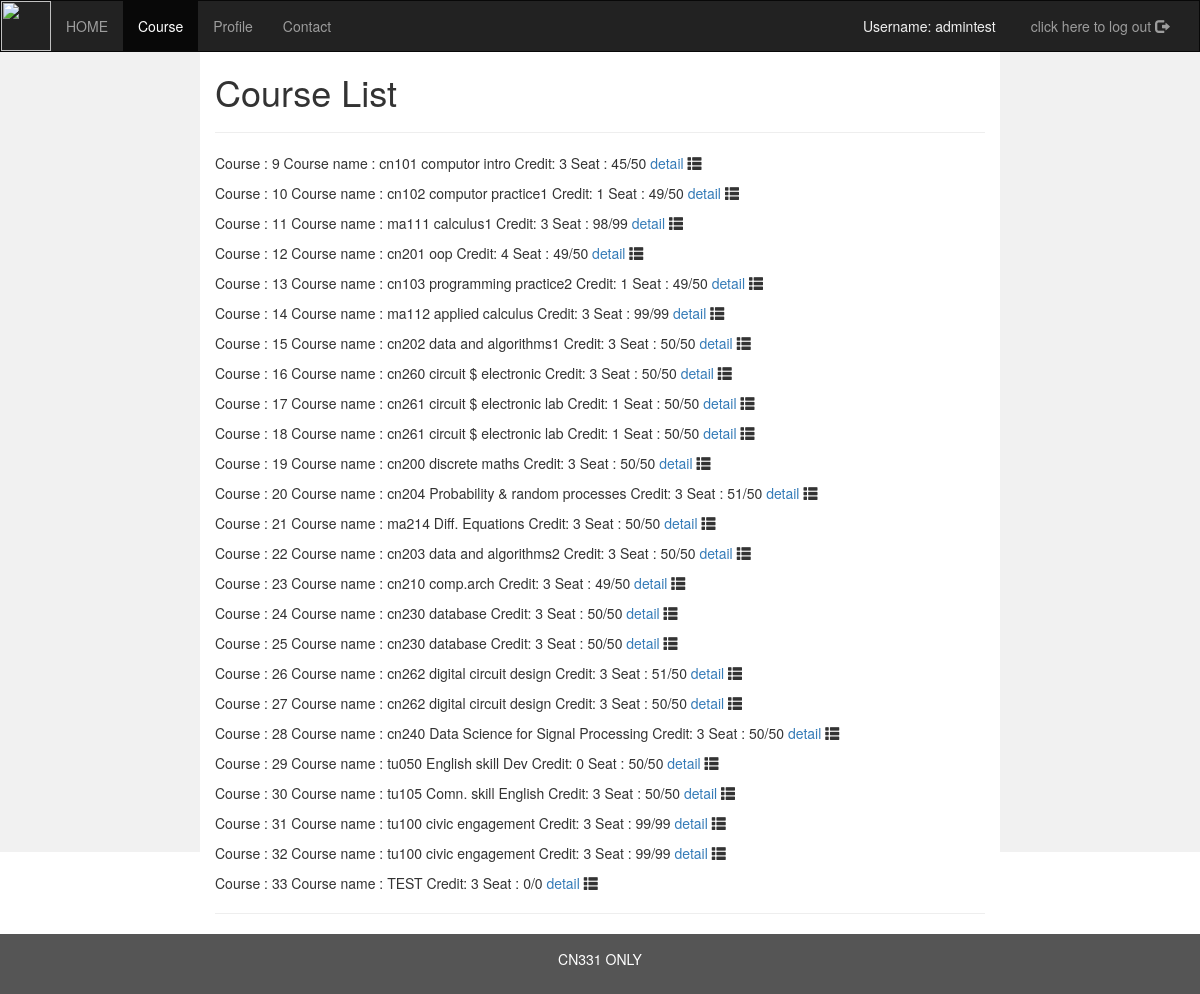
/reg/ (signed in), run on the app's committed database.
### reg/models.py (models this page shows, shortened)
class Course(models.Model):
    course_id = models.IntegerField(null=True)
    course_name = models.CharField(max_length=64)
    seat = models.IntegerField(null=True)
    maxSeat = models.IntegerField(null=True)
    credit = models.IntegerField(null=True)

### reg/views.py (the view)
# urls.py: path("", views.index, name="index"),
def index(request):
    if not request.user.is_authenticated:
        return HttpResponseRedirect(reverse("users:login"))
    else:
        return render(request, "reg/index.html", {
            "reg": Course.objects.all()
        })

### reg/templates/reg/index.html (shortened to what this page needs)
<!DOCTYPE html>
<html lang="en">
<head>
    <link rel="stylesheet" href="https://maxcdn.bootstrapcdn.com/bootstrap/3.4.1/css/bootstrap.min.css">
</head>
<body>
    <nav class="navbar navbar-inverse">
        <div class="container-fluid">
            <div class="navbar-header">
                <a class="navbar-brand">
                    <img classs="img-responsive" width="50px" height="" src="/static/assets/admin/img/scf.png">
                </a>
            </div>
            <div class="collapse navbar-collapse" id="myNavbar">
                <ul class="nav navbar-nav">
                    <li><a href=" {% url 'first:index' %}">HOME</a></li>
                    <li class="active"><a href="{% url 'reg:index' %}">Course</a></li>
                    <li><a href="{% url 'users:index' %}">Profile</a></li>
                    <li><a href="{% url 'first:contact' %}">Contact</a></li>
                </ul>
                <ul class="nav navbar-nav navbar-right">
                    {%if request.user.is_authenticated %}
                    <li style="color: #f1f1f1; float:left!important;margin-right:20px;margin-top: 15px ;">
                        Username:
                        {{request.user}}
                    </li>
                    <li>
                        <a href="{% url 'users:logout'%}">click here to log out
                            <span class="glyphicon glyphicon-log-out"></span></a>
                    </li>
                    {%endif%}
                </ul>
            </div>
        </div>
    </nav>
    <div class="container-fluid text-center">
        <div class="row content">
            <div class="col-sm-2 sidenav" style=" height: 100vh ;">
            </div>
            <div class="col-sm-8 text-left">
                <h1>Course List</h1>
                <hr>
                {% for i in reg %}
                <p>
                    Course : {{i.id}}
                    Course name : {{i.course_name}}
                    Credit: {{i.credit}}
                    Seat : {{i.seat}}/{{i.maxSeat}}
                    <a href="#">detail</a> <span class="glyphicon glyphicon-th-list"></span>
                </p>
                {% endfor %}
                <hr>
            </div>
            <div class="col-sm-2 sidenav" style="height: 100vh !important;">
            </div>
        </div>
    </div>
    <footer class=" container-fluid text-center">
        <p>CN331 ONLY </p>
    </footer>
</body>
</html>

### reg/templates/reg/index.html (style rules this page uses)
.navbar { margin-bottom: 0; border-radius: 0; }
.row.content { height: 450px }
.sidenav { padding-top: 20px; background-color: #f1f1f1; height: 100%; }
footer { background-color: #555; color: white; padding: 15px; }
.navbar-brand img { height: 100%; margin-right: 0px; }
.navbar-inverse .navbar-brand { display: flex; align-items: center; padding: 0px; }

### data on the page
Course: id "9", course_name "cn101 computor intro", credit "3", seat "45", maxSeat "50"
Course: id "10", course_name "cn102 computor practice1", credit "1", seat "49", maxSeat "50"
Course: id "11", course_name "ma111 calculus1", credit "3", seat "98", maxSeat "99"
Course: id "12", course_name "cn201 oop", credit "4", seat "49", maxSeat "50"
Course: id "13", course_name "cn103 programming practice2", credit "1", seat "49", maxSeat "50"
Course: id "14", course_name "ma112 applied calculus", credit "3", seat "99", maxSeat "99"
Course: id "15", course_name "cn202 data and algorithms1", credit "3", seat "50", maxSeat "50"
Course: id "16", course_name "cn260 circuit $ electronic", credit "3", seat "50", maxSeat "50"
Course: id "17", course_name "cn261 circuit $ electronic lab", credit "1", seat "50", maxSeat "50"
Course: id "18", course_name "cn261 circuit $ electronic lab", credit "1", seat "50", maxSeat "50"
Course: id "19", course_name "cn200 discrete maths", credit "3", seat "50", maxSeat "50"
Course: id "20", course_name "cn204 Probability & random processes", credit "3", seat "51", maxSeat "50"
Course: id "21", course_name "ma214 Diff. Equations", credit "3", seat "50", maxSeat "50"
Course: id "22", course_name "cn203 data and algorithms2", credit "3", seat "50", maxSeat "50"
Course: id "23", course_name "cn210 comp.arch", credit "3", seat "49", maxSeat "50"
Course: id "24", course_name "cn230 database", credit "3", seat "50", maxSeat "50"
Course: id "25", course_name "cn230 database", credit "3", seat "50", maxSeat "50"
Course: id "26", course_name "cn262 digital circuit design", credit "3", seat "51", maxSeat "50"
Course: id "27", course_name "cn262 digital circuit design", credit "3", seat "50", maxSeat "50"
Course: id "28", course_name "cn240 Data Science for Signal Processing", credit "3", seat "50", maxSeat "50"
Course: id "29", course_name "tu050 English skill Dev", credit "0", seat "50", maxSeat "50"
Course: id "30", course_name "tu105 Comn. skill English", credit "3", seat "50", maxSeat "50"
Course: id "31", course_name "tu100 civic engagement", credit "3", seat "99", maxSeat "99"
Course: id "32", course_name "tu100 civic engagement", credit "3", seat "99", maxSeat "99"
Course: id "33", course_name "TEST", credit "3", seat "0", maxSeat "0"

### other printed values
{{ request.user }} "admintest"
